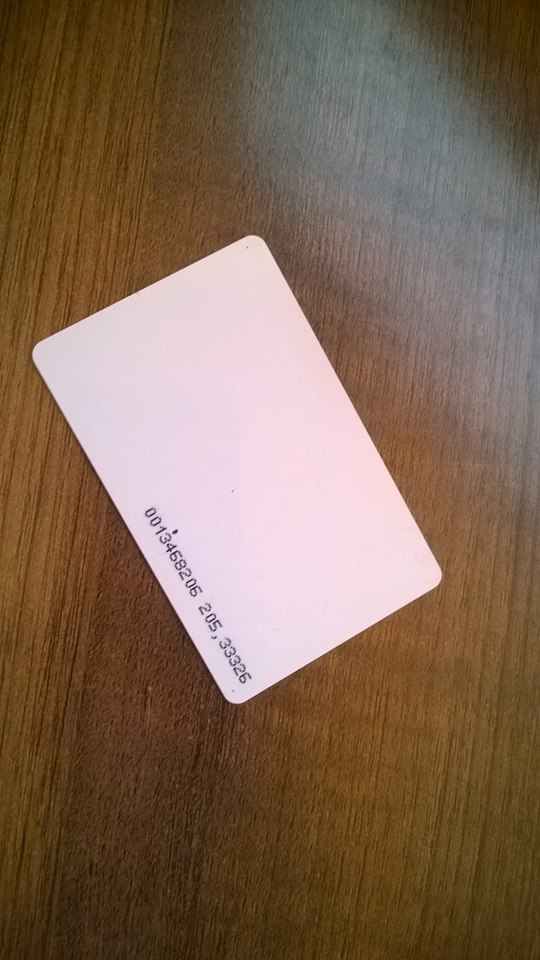
#> input picture Tester/probna.jpg, 540 x 960 px
$ python angle_transform.py   (older library calls are emulated)
#> lines starting #> are read from the running program, lines starting #| are printed output that depends on the picture; after the words box and inside, x2 and y2 are one past the last pixel; in counts of white or black regions, pixels touching at a corner belong together
from imutils import perspective
import numpy as np
import cv2
import imutils
from skimage.filters import threshold_adaptive

image = cv2.imread("probna.jpg")
#> image is the input picture: shape (960, 540, 3); mean B, G, R 85.3, 104.6, 129.5
ratio = image.shape[0] / 500.0
#> ratio = 1.92
orig = image.copy()
image = imutils.resize(image, height = 500)
#> image: shape (500, 281, 3)
# convert the image to grayscale, blur it, and find edges
# in the image
gray = cv2.cvtColor(image, cv2.COLOR_BGR2GRAY)
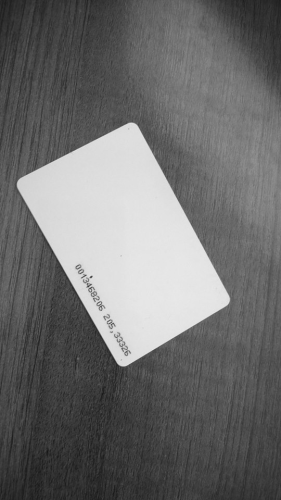
#> gray: shape (500, 281); min 23, max 232, mean 109.8
gray = cv2.GaussianBlur(gray, (5, 5), 0)
edged = cv2.Canny(gray, 75, 200)
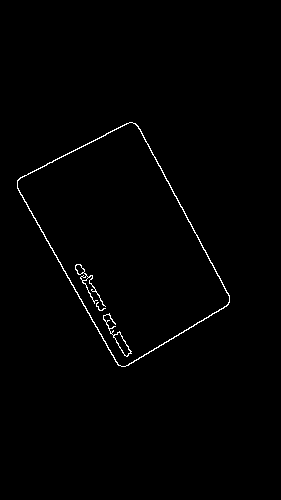
#> edged: shape (500, 281); 0.87% white in thin lines or dots, all inside (x1, y1, x2, y2) = (17, 122, 230, 367)

# show the original image and the edge detected image
print("STEP 1: Edge Detection")

cv2.imshow("Image", image)
cv2.imshow("Edged", edged)
cv2.waitKey(0)

# find the contours in the edged image, keeping only the
# largest ones, and initialize the screen contour
(_, cnts, _) = cv2.findContours(edged.copy(), cv2.RETR_LIST, cv2.CHAIN_APPROX_SIMPLE)
#> cnts = 8 contours, 1 with area under 20; largest, box (x1, y1, x2, y2) and area: (17, 122, 230, 367) 28260, (17, 122, 230, 367) 27948, (103, 313, 132, 357) 194, (113, 332, 131, 357) 156, (75, 264, 106, 307) 112, (75, 264, 85, 275) 54, (80, 275, 89, 281) 22
cnts = sorted(cnts, key=cv2.contourArea, reverse=True)[:5]
#> cnts = 5 contours; box (x1, y1, x2, y2) and area: (17, 122, 230, 367) 28260, (17, 122, 230, 367) 27948, (103, 313, 132, 357) 194, (113, 332, 131, 357) 156, (75, 264, 106, 307) 112

# loop over the contours
for c in cnts:
    # approximate the contour
    peri = cv2.arcLength(c, True)
    approx = cv2.approxPolyDP(c, 0.02 * peri, True)

    # if our approximated contour has four points, then we
    # can assume that we have found our screen
    if len(approx) == 4:
        screenCnt = approx
        break
#> this loop made 1 pass
#> (peri, screenCnt) on pass 1: (725.7, [[132, 122], [17, 180], [121, 366], [229, 302]])

# show the contour (outline) of the piece of paper
print("STEP 2: Find contours of paper")

cv2.drawContours(image, [screenCnt], -1, (0, 255, 0), 2)
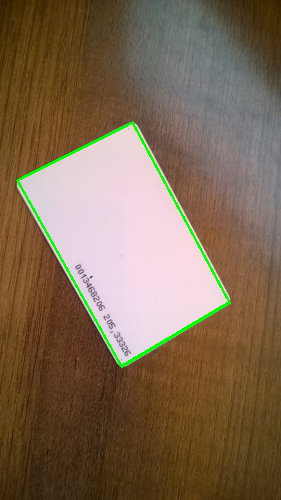
#> image: shape (500, 281, 3); mean B, G, R 82.6, 105.2, 126.6
cv2.imshow("Outline", image)
cv2.waitKey(0)
cv2.destroyAllWindows()

# apply the four point transform to obtain a top-down
# view of the original image
warped = perspective.four_point_transform(orig, screenCnt.reshape(4, 2) * ratio)
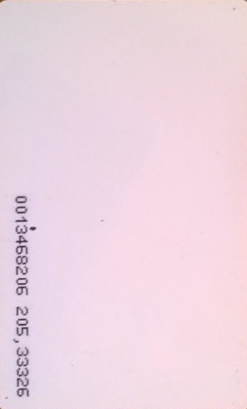
#> warped: shape (409, 247, 3); mean B, G, R 225.5, 213.9, 237.2

# convert the warped image to grayscale, then threshold it
# to give it that 'black and white' paper effect
warped = cv2.cvtColor(warped, cv2.COLOR_BGR2GRAY)
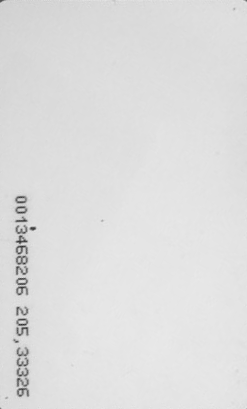
#> warped: shape (409, 247); min 46, max 233, mean 222.2
# warped = cv2.adaptiveThreshold(warped, 251, cv2.ADAPTIVE_THRESH_GAUSSIAN_C, cv2.THRESH_BINARY, 3,5)
warped = threshold_adaptive(warped, 251, offset=10)
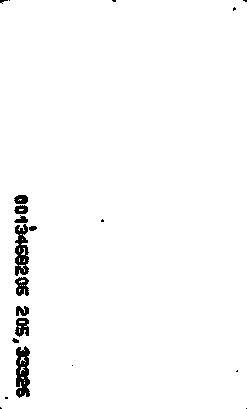
#> warped: shape (409, 247) bool; 98.1% white; 21 black regions (11 under 20 px), largest, box (x1, y1, x2, y2) and area: (16, 346, 30, 398) 538, (15, 224, 29, 276) 490, (15, 318, 29, 337) 187
warped = warped.astype("uint8") * 255

# show the original and scanned images
print("STEP 3: Apply perspective transform")

cv2.imshow("Original", imutils.resize(orig, height=650))
cv2.imshow("Scanned", imutils.resize(warped, height=650))
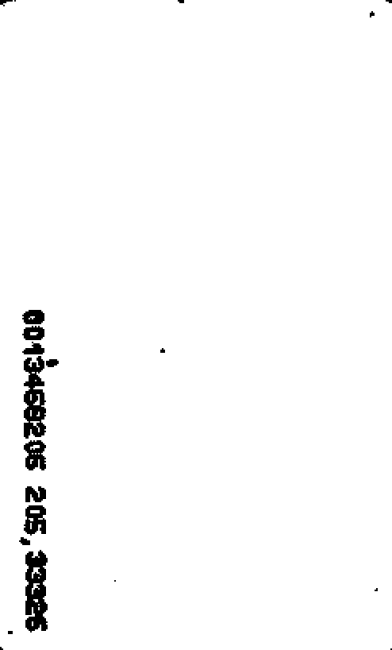
#> window 'Scanned': shape (650, 392); min 0, max 255, mean 250.3
cv2.waitKey(0)

# # load the notecard code image, clone it, and initialize the 4 points
# # that correspond to the 4 corners of the notecard
# notecard = cv2.imread("probna.jpg")
# clone = notecard.copy()
# pts = np.array([(73, 239), (356, 117), (475, 265), (187, 443)])
#
# # loop over the points and draw them on the cloned image
# for (x, y) in pts:
#     cv2.circle(clone, (x, y), 5, (0, 255, 0), -1)
#
# # apply the four point tranform to obtain a "birds eye view" of
# # the notecard
# warped = perspective.four_point_transform(notecard, pts)
#
# # show the original and warped images
# cv2.imshow("Original", clone)
# cv2.imshow("Warped", warped)
# cv2.waitKey(0)
